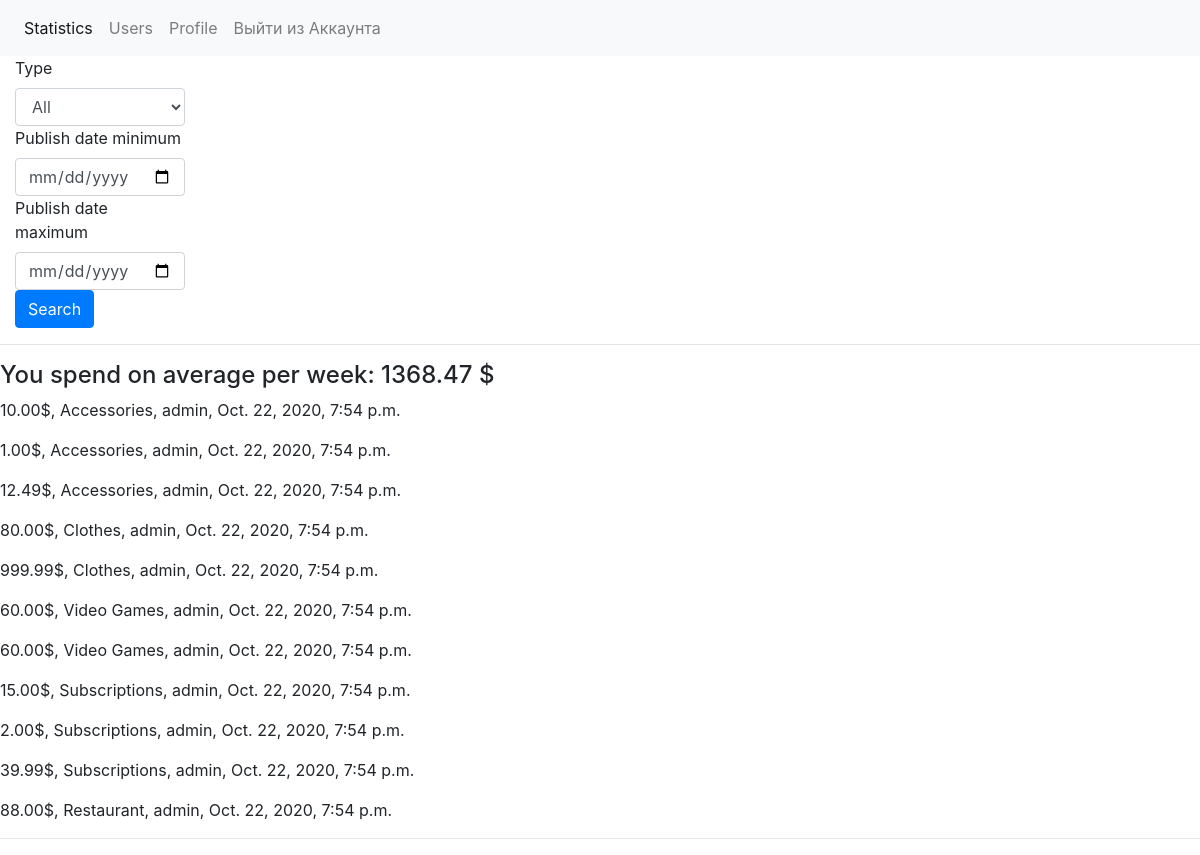
The app's page /detail/ (signed in), older data.
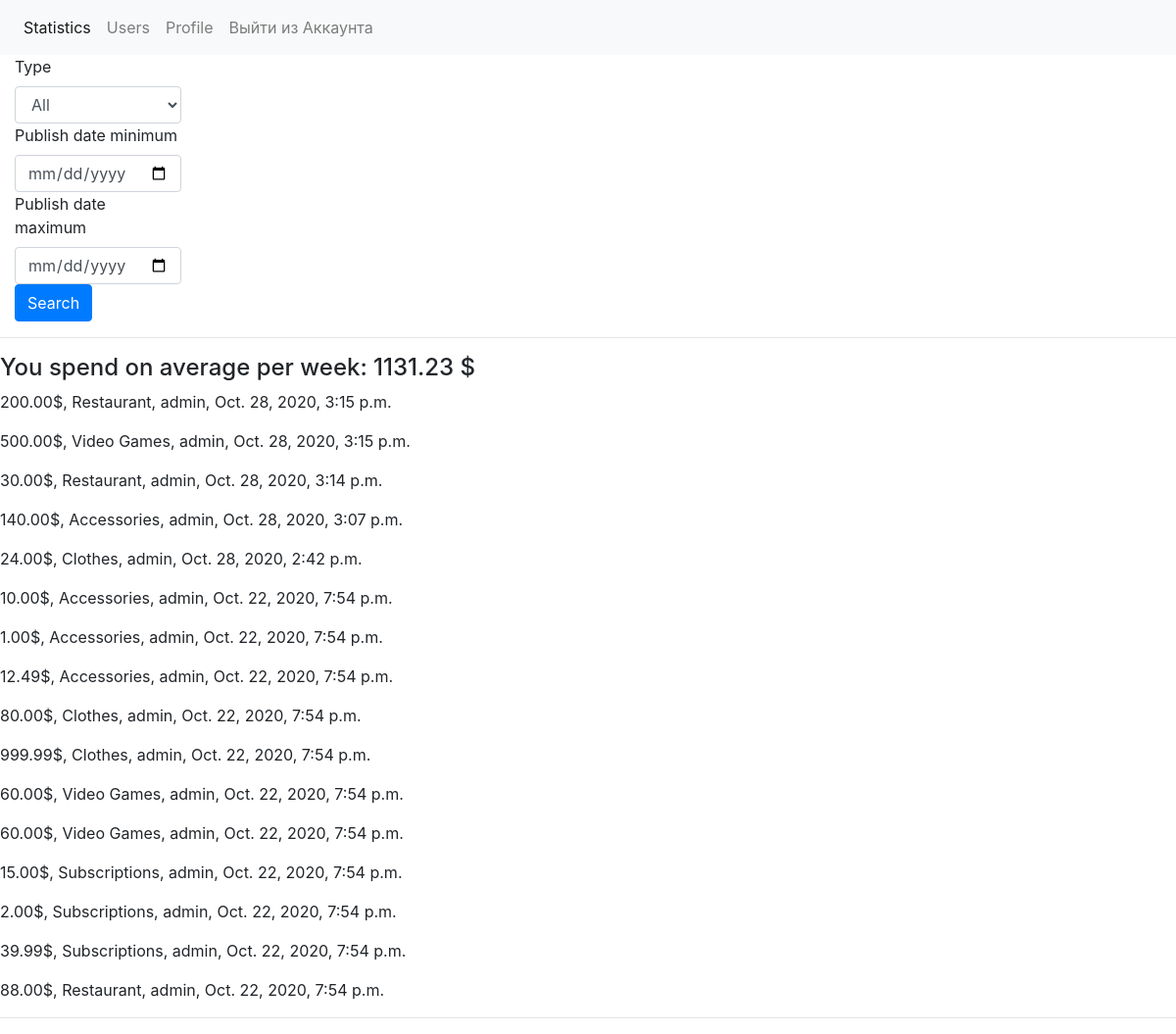
The same page, newer data.
### main/models.py (models this page shows, shortened)
class Purchase(models.Model):
    user = models.ForeignKey(Profile, on_delete=models.CASCADE)
    type = models.ForeignKey(Type, related_name='Type', on_delete=models.CASCADE)
    cost = models.DecimalField('Cost $', decimal_places=2, max_digits=12)
    date = models.DateTimeField('Created Date', default=timezone.now())
    class Meta:
        verbose_name = 'Purchase'
        verbose_name_plural = 'Purchases'
        ordering = ['-date']

class Type(models.Model):
    name = models.CharField('Type of Purchase', max_length=100)
    slug = models.SlugField('Url', max_length=110)
    color = models.ForeignKey(Color, on_delete=models.CASCADE)
    class Meta:
        verbose_name = 'Type'
        verbose_name_plural = 'Types'
        ordering = ['name']
    def __str__(self):
        return self.name

### user/models.py (models this page shows, shortened)
class Profile(models.Model):
    user = models.OneToOneField(User, on_delete=models.CASCADE)
    avatar = models.ImageField('Avatar', upload_to='avatars', blank=True,
                               default=os.path.join(BASE_DIR, 'media/avatars/nophoto.jpg'))
    first_name = models.CharField('First Name', max_length=50, blank=True)
    last_name = models.CharField('Last Name', max_length=50, blank=True)
    slug = models.SlugField('Url', unique=True, max_length=60)
    bio = models.TextField('Bio', max_length=200, blank=True)
    created_date = models.DateTimeField('Created date', auto_now_add=True)
    class Meta:
        verbose_name = 'Profile'
        verbose_name_plural = 'Profiles'
    def __str__(self):
        return self.slug

### statistics_m/views.py (the view)
# urls.py: path('detail/', views.StatisticsListAndAdd.as_view(), name='statistics'),
class StatisticsListAndAdd(PurchaseListAndAddMixin, View):
    queryset = filter_statistics_by_date_and_types
    types = get_type_list()
    average = get_ready_average
    template_name = 'statistics/statistics.html'

### services/main_logic.py (called while the page is built)
def user_is_anonymous(obj):
    try:
        return obj
    except AttributeError:
        return HttpResponseRedirect('accounts/login/')

def get_users_purchases(self):
    users_purchases = Purchase.objects.filter(user=self.request.user.profile.pk)
    return user_is_anonymous(obj=users_purchases)

def _is_valid(value):
    return value != '' and value is not None

### services/optimization_logic.py (called while the page is built)
def _get_purchase_date(self):
    date_purchase = get_users_purchases(self).values_list('date', flat=True)
    return date_purchase

def _weeks_datetime_to_str(self):
    dirty_date_of_weeks = []
    for i in _get_purchase_date(self):
        start_week = i - datetime.timedelta(i.weekday())
        end_week = start_week + datetime.timedelta(7)
        s_w = datetime.datetime.strftime(start_week, '%Y-%m-%d')
        e_w = datetime.datetime.strftime(end_week, '%Y-%m-%d')
        dirty_date_of_weeks.append(s_w + ' ' + e_w)
    return dirty_date_of_weeks

def _remove_duplicates(self):
    clear_date_of_weeks = list(set(_weeks_datetime_to_str(self)))
    return clear_date_of_weeks

def _get_sorted_date(self):
    sorted_date_of_weeks = sorted(_remove_duplicates(self))
    return sorted_date_of_weeks

def _get_ready_date_of_weeks(self):
    ready_date_of_weeks = []
    for dates in _get_sorted_date(self):
        ready_date_of_weeks.append(dates.split())
    return ready_date_of_weeks

def _cost_values_of_purchases(self):
    purchases = []
    for weeks in _get_ready_date_of_weeks(self):
        purchases.append(get_users_purchases(self).filter(date__range=weeks).values_list('cost', flat=True))
    return purchases

def _count_weeks(self):
    return len(_cost_values_of_purchases(self))

def _expenses_by_every_week(self):
    expenses_by_every_week = []
    for num in range(0, _count_weeks(self)):
        expenses_by_every_week.append(sum(_cost_values_of_purchases(self)[num]))
    return expenses_by_every_week

def _get_dirty_average(self):
    dirty_average = float((sum(_expenses_by_every_week(self))) / _count_weeks(self))
    dirty_average = round(dirty_average, 2)
    return dirty_average

def get_ready_average(self):
    try:
        ready_average = str(_get_dirty_average(self)).split()
        return ready_average
    except ZeroDivisionError:
        return ['0']

### templates/statistics/statistics.html (shortened to what this page needs)
{% extends 'base.html' %}
{% block content %}
        <div class="form-group col-md-2 col-lg-2">
            <form method="GET" action=".">
                <label for="type">Type</label>
                <select id="type" class="form-control" name="type">
                    <option selected>All</option>
                </select>
                <label for="publishDateMin">Publish date minimum</label>
                <input type="date" class="form-control" id="publishDateMin" name="date_min">
                <label for="publishDateMax">Publish date maximum</label>
                <input type="date" class="form-control" id="publishDateMax" name="date_max">
                <button type="submit" class="btn btn-primary">Search</button>
            </form>
        </div>
    <hr>
    <h4>
        You spend on average per week:
        {% for obj in average %}
            {{ obj }}
        {% endfor %}$
    </h4>
    {% for obj in statistics %}
       <p>{{ obj.cost }}$, {{ obj.type }}, {{ obj.user }}, {{ obj.date }}</p>
    {% endfor %}
    <hr>
{% endblock %}

### templates/base.html (shortened to what this page needs)
<!DOCTYPE html>
{% load static %}
<html lang="en">
<head>
    <link rel="stylesheet" href="https://stackpath.bootstrapcdn.com/bootstrap/4.5.0/css/bootstrap.min.css">
    <link rel="stylesheet" href="/static/assets/css/style.css">
    <link rel="stylesheet" href="https://stackpath.bootstrapcdn.com/bootstrap/4.5.2/css/bootstrap.min.css">
    <link rel="stylesheet" href="https://stackpath.bootstrapcdn.com/bootstrap/4.3.1/css/bootstrap.min.css"
>
    <link rel="stylesheet" href="https://use.fontawesome.com/releases/v5.8.1/css/all.css"
>
</head>
<body>
{% if user.is_authenticated %}
    <nav class="navbar navbar-expand-lg navbar-light bg-light">
  <div class="collapse navbar-collapse" id="navbarNav">
    <ul class="navbar-nav">
      <li class="nav-item active">
        <a class="nav-link" href="{% url 'pie-chart' %}">Statistics <span class="sr-only">(current)</span></a>
      </li>
      <li class="nav-item">
        <a class="nav-link" href="{% url 'profile_list' %}">Users</a>
      </li>
      <li class="nav-item">
        <a class="nav-link" href="{% url 'my_profile' %}">Profile</a>
      </li>
      <li class="nav-item">
                <a class="nav-link" href="{% url 'account_logout' %}">Выйти из Аккаунта</a>
            </li>
        {% endif %}
    </ul>
  </div>
</nav>
    {% block content %}
    {% endblock %}
</body>
</html>

Row changes from the older to the newer data that the page shows:
added Purchase: cost "200.00", type "Restaurant", user "admin", date "Oct. 28, 2020, 3:15 p.m."
added Purchase: cost "500.00", type "Video Games", user "admin", date "Oct. 28, 2020, 3:15 p.m."
added Purchase: cost "30.00", type "Restaurant", user "admin", date "Oct. 28, 2020, 3:14 p.m."
added Purchase: cost "140.00", type "Accessories", user "admin", date "Oct. 28, 2020, 3:07 p.m."
added Purchase: cost "24.00", type "Clothes", user "admin", date "Oct. 28, 2020, 2:42 p.m."
Text that changed along with them:
new list line: "1131.23"
list line gone: "1368.47"
